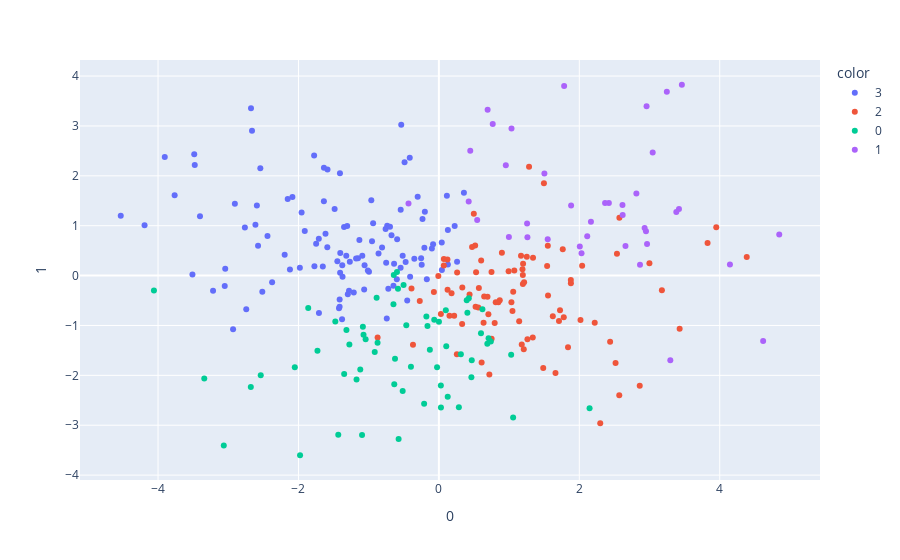

Notebook cell for this chart:
### Code cell
#import plotly.express as px
#from sklearn.decomposition import PCA

#pca = PCA(n_components=2)
#components = pca.fit_transform(vector_review)

#fig = px.scatter(components, x=0, y=1, color=df['KMeans ID'].astype("category"))
#fig.show()
